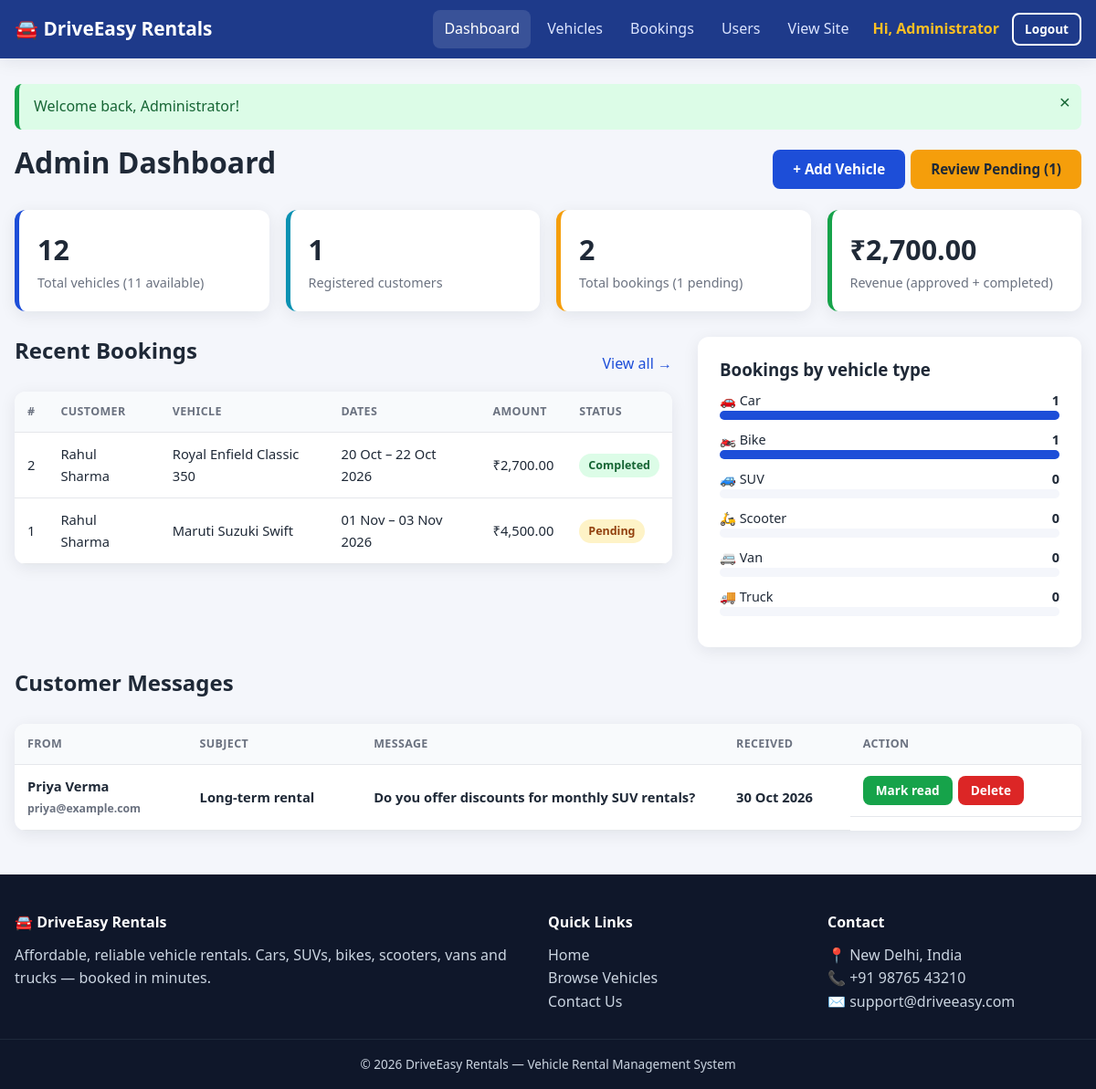
/admin/index.php (signed in), run on the app's committed database.
### tables this page shows
CREATE TABLE bookings (
    id INT AUTO_INCREMENT PRIMARY KEY,
    user_id INT NOT NULL,
    vehicle_id INT NOT NULL,
    start_date DATE NOT NULL,
    end_date DATE NOT NULL,
    total_days INT NOT NULL,
    total_amount DECIMAL(10,2) NOT NULL,
    pickup_location VARCHAR(150) NOT NULL,
    status ENUM('pending','approved','rejected','cancelled','completed') NOT NULL DEFAULT 'pending',
    created_at TIMESTAMP DEFAULT CURRENT_TIMESTAMP,
    FOREIGN KEY (user_id) REFERENCES users(id) ON DELETE CASCADE,
    FOREIGN KEY (vehicle_id) REFERENCES vehicles(id) ON DELETE CASCADE
);

CREATE TABLE users (
    id INT AUTO_INCREMENT PRIMARY KEY,
    name VARCHAR(100) NOT NULL,
    email VARCHAR(150) NOT NULL UNIQUE,
    phone VARCHAR(15) NOT NULL,
    password VARCHAR(255) NOT NULL,
    role ENUM('user','admin') NOT NULL DEFAULT 'user',
    created_at TIMESTAMP DEFAULT CURRENT_TIMESTAMP
);

CREATE TABLE vehicles (
    id INT AUTO_INCREMENT PRIMARY KEY,
    name VARCHAR(100) NOT NULL,
    brand VARCHAR(60) NOT NULL,
    type ENUM('Car','SUV','Bike','Scooter','Van','Truck') NOT NULL,
    fuel ENUM('Petrol','Diesel','Electric','CNG','Hybrid') NOT NULL,
    transmission ENUM('Manual','Automatic') NOT NULL,
    seats TINYINT NOT NULL,
    reg_number VARCHAR(20) NOT NULL UNIQUE,
    price_per_day DECIMAL(10,2) NOT NULL,
    image VARCHAR(255) DEFAULT NULL,
    description TEXT,
    status ENUM('available','maintenance') NOT NULL DEFAULT 'available',
    created_at TIMESTAMP DEFAULT CURRENT_TIMESTAMP
);

CREATE TABLE messages (
    id INT AUTO_INCREMENT PRIMARY KEY,
    name VARCHAR(100) NOT NULL,
    email VARCHAR(150) NOT NULL,
    subject VARCHAR(150) NOT NULL,
    message TEXT NOT NULL,
    is_read TINYINT(1) NOT NULL DEFAULT 0,
    created_at TIMESTAMP DEFAULT CURRENT_TIMESTAMP
);

### admin/index.php (the view, shortened to what this page needs)
<?php
require_once '../config/db.php';
$s = $pdo->query("SELECT
    (SELECT COUNT(*) FROM vehicles) AS vehicles,
    (SELECT COUNT(*) FROM vehicles WHERE status='available') AS available,
    (SELECT COUNT(*) FROM users WHERE role='user') AS users,
    (SELECT COUNT(*) FROM bookings) AS bookings,
    (SELECT COUNT(*) FROM bookings WHERE status='pending') AS pending,
    (SELECT COALESCE(SUM(total_amount),0) FROM bookings WHERE status IN ('approved','completed')) AS revenue
")->fetch();
$recent = $pdo->query("SELECT b.*, u.name AS customer, v.brand, v.name AS vname
                       FROM bookings b JOIN users u ON u.id=b.user_id JOIN vehicles v ON v.id=b.vehicle_id
                       ORDER BY b.created_at DESC, b.id DESC LIMIT 6")->fetchAll();
$byType = $pdo->query("SELECT v.type, COUNT(b.id) AS cnt FROM vehicles v
                       LEFT JOIN bookings b ON b.vehicle_id = v.id GROUP BY v.type ORDER BY cnt DESC")->fetchAll();
$maxType = max(1, max(array_column($byType, 'cnt') ?: [1]));
$messages = $pdo->query('SELECT * FROM messages ORDER BY created_at DESC LIMIT 5')->fetchAll();
include '../includes/header.php';
?>
<div class="toolbar">
    <h1>Admin Dashboard</h1>
    <div class="actions">
        <a href="vehicle_form.php" class="btn btn-primary">+ Add Vehicle</a>
        <a href="bookings.php?status=pending" class="btn btn-accent">Review Pending (<?= (int)$s['pending'] ?>)</a>
    </div>
</div>
<div class="stats">
    <div class="stat"><div class="num"><?= (int)$s['vehicles'] ?></div><div class="label">Total vehicles (<?= (int)$s['available'] ?> available)</div></div>
    <div class="stat cyan"><div class="num"><?= (int)$s['users'] ?></div><div class="label">Registered customers</div></div>
    <div class="stat amber"><div class="num"><?= (int)$s['bookings'] ?></div><div class="label">Total bookings (<?= (int)$s['pending'] ?> pending)</div></div>
    <div class="stat green"><div class="num"><?= money($s['revenue']) ?></div><div class="label">Revenue (approved + completed)</div></div>
</div>
<div class="details">
    <div>
        <div class="section-title"><h2>Recent Bookings</h2><a href="bookings.php">View all →</a></div>
        <div class="table-wrap">
            <table class="data">
                <thead><tr><th>#</th><th>Customer</th><th>Vehicle</th><th>Dates</th><th>Amount</th><th>Status</th></tr></thead>
                <tbody>
                <?php foreach ($recent as $b): ?>
                    <tr>
                        <td><?= (int)$b['id'] ?></td>
                        <td><?= e($b['customer']) ?></td>
                        <td><?= e($b['brand'] . ' ' . $b['vname']) ?></td>
                        <td><?= date('d M', strtotime($b['start_date'])) ?> – <?= date('d M Y', strtotime($b['end_date'])) ?></td>
                        <td><?= money($b['total_amount']) ?></td>
                        <td><?= status_badge($b['status']) ?></td>
                    </tr>
                <?php endforeach; ?>
                </tbody>
            </table>
        </div>
    </div>
    <div>
        <div class="info-box">
            <h3>Bookings by vehicle type</h3>
            <?php foreach ($byType as $t): ?>
                <div style="margin:10px 0">
                    <div style="display:flex;justify-content:space-between;font-size:.9rem"><span><?= vehicle_icon($t['type']) ?> <?= e($t['type']) ?></span><strong><?= (int)$t['cnt'] ?></strong></div>
                    <div style="background:var(--bg);border-radius:6px;height:10px"><div style="width:<?= round($t['cnt'] / $maxType * 100) ?>%;background:var(--primary);height:10px;border-radius:6px"></div></div>
                </div>
            <?php endforeach; ?>
        </div>
    </div>
</div>
<div class="section-title mt"><h2>Customer Messages</h2></div>
<?php if ($messages): ?>
<div class="table-wrap">
    <table class="data">
        <thead><tr><th>From</th><th>Subject</th><th>Message</th><th>Received</th><th>Action</th></tr></thead>
        <tbody>
        <?php foreach ($messages as $m): ?>
            <tr style="<?= $m['is_read'] ? '' : 'font-weight:600' ?>">
                <td><?= e($m['name']) ?><br><small class="muted"><?= e($m['email']) ?></small></td>
                <td><?= e($m['subject']) ?></td>
                <td style="max-width:320px"><?= e($m['message']) ?></td>
                <td><?= date('d M Y', strtotime($m['created_at'])) ?></td>
                <td class="actions">
                    <?php if (!$m['is_read']): ?>
                    <form method="post"><button class="btn btn-success btn-sm">Mark read</button></form>
                    <?php endif; ?>
                    <form method="post"><button class="btn btn-danger btn-sm" data-confirm="Delete this message?">Delete</button></form>
                </td>
            </tr>
        <?php endforeach; ?>
        </tbody>
    </table>
</div>
<?php else: ?><div class="empty">No messages.</div><?php endif; ?>
<?php include '../includes/footer.php'; ?>

### includes/functions.php (shortened to what this page needs)
<?php
function e($str) {
    return htmlspecialchars((string)$str, ENT_QUOTES, 'UTF-8');
}
function money($amount) {
    return '₹' . number_format((float)$amount, 2);
}
function show_flash() {
    foreach ($_SESSION['flash'] as $f) {
        echo '<div class="alert alert-' . e($f['type']) . '">' . e($f['msg']) . '<button class="alert-close" aria-label="Close">&times;</button></div>';
    }
}
function vehicle_icon($type) {
    $icons = ['Car' => '🚗', 'SUV' => '🚙', 'Bike' => '🏍️', 'Scooter' => '🛵', 'Van' => '🚐', 'Truck' => '🚚'];
    return $icons[$type] ?? '🚘';
}
function status_badge($status) {
    return '<span class="badge badge-' . e($status) . '">' . e(ucfirst($status)) . '</span>';
}

### assets/css/style.css (style rules this page uses)
:root { --primary: #1d4ed8; --primary-dark: #1e3a8a; --accent: #f59e0b; --success: #16a34a; --danger: #dc2626; --warning: #d97706; --info: #0891b2; --bg: #f4f6fb; --card: #ffffff; --text: #1f2937; --muted: #6b7280; --border: #e5e7eb; --radius: 12px; --shadow: 0 4px 18px rgba(15, 23, 42, .08); }
* { box-sizing: border-box; margin: 0; padding: 0; }
html { scroll-behavior: smooth; }
body { font-family: "Segoe UI", Roboto, Helvetica, Arial, sans-serif; background: var(--bg); color: var(--text); line-height: 1.6; display: flex; flex-direction: column; min-height: 100vh; }
a { color: var(--primary); text-decoration: none; }
h1, h2, h3 { line-height: 1.25; margin-bottom: .5em; }
.muted { color: var(--muted); }
.mt { margin-top: 24px; }
.btn { display: inline-block; padding: 10px 20px; border-radius: 8px; border: 2px solid transparent; font-size: .95rem; font-weight: 600; cursor: pointer; transition: .2s; text-align: center; font-family: inherit; line-height: 1.2; }
.btn-sm { padding: 6px 12px; font-size: .85rem; }
.btn-primary { background: var(--primary); color: #fff !important; }
.btn-accent { background: var(--accent); color: #1f2937 !important; }
.btn-success { background: var(--success); color: #fff; }
.btn-danger { background: var(--danger); color: #fff; }
.alert { padding: 12px 44px 12px 16px; border-radius: 8px; margin-bottom: 16px; position: relative; border-left: 5px solid; }
.alert-success { background: #dcfce7; color: #166534; border-color: var(--success); }
.alert-close { position: absolute; right: 12px; top: 8px; background: none; border: 0; font-size: 1.3rem; cursor: pointer; color: inherit; }
.section-title { display: flex; justify-content: space-between; align-items: end; flex-wrap: wrap; gap: 10px; margin-bottom: 18px; }
.badge { display: inline-block; padding: 3px 10px; border-radius: 20px; font-size: .78rem; font-weight: 600; text-transform: capitalize; }
.badge-available, .badge-approved, .badge-completed { background: #dcfce7; color: #166534; }
.badge-pending { background: #fef3c7; color: #92400e; }
.details { display: grid; grid-template-columns: 1.4fr 1fr; gap: 28px; }
.table-wrap { overflow-x: auto; background: var(--card); border-radius: var(--radius); box-shadow: var(--shadow); }
table.data { width: 100%; border-collapse: collapse; min-width: 720px; }
table.data th, table.data td { padding: 12px 14px; text-align: left; border-bottom: 1px solid var(--border); font-size: .92rem; vertical-align: middle; }
table.data th { background: #f8fafc; font-weight: 600; color: var(--muted); text-transform: uppercase; font-size: .78rem; letter-spacing: .03em; }
.actions { display: flex; gap: 6px; flex-wrap: wrap; }
.actions form { display: inline; }
.stats { display: grid; grid-template-columns: repeat(auto-fit, minmax(200px, 1fr)); gap: 18px; margin-bottom: 28px; }
.stat { background: var(--card); padding: 20px; border-radius: var(--radius); box-shadow: var(--shadow); border-left: 5px solid var(--primary); }
.stat .num { font-size: 1.9rem; font-weight: 700; }
.stat .label { color: var(--muted); font-size: .9rem; }
.stat.green { border-color: var(--success); }
.stat.amber { border-color: var(--accent); }
.stat.cyan { border-color: var(--info); }
.toolbar { display: flex; justify-content: space-between; align-items: center; gap: 10px; flex-wrap: wrap; margin-bottom: 16px; }
.info-box { background: var(--card); padding: 24px; border-radius: var(--radius); box-shadow: var(--shadow); }

### data on the page
bookings: id "2", user.name "Rahul Sharma", vehicle.name "Royal Enfield Classic 350", start_date "20 Oct", end_date "22 Oct 2026", total_amount "₹2,700.00", status "Completed"
bookings: id "1", user.name "Rahul Sharma", vehicle.name "Maruti Suzuki Swift", start_date "01 Nov", end_date "03 Nov 2026", total_amount "₹4,500.00", status "Pending"
messages: name "Priya Verma", email "priya@example.com", subject "Long-term rental", message "Do you offer discounts for monthly SUV rentals?", created_at "30 Oct 2026"

### other printed values
APP_NAME "DriveEasy Rentals"
explode(' ', current_user()['name'])[0] "Administrator"
$f['msg'] "Welcome back, Administrator!"
$s['pending'] "1"
$s['vehicles'] "12"
$s['available'] "11"
$s['users'] "1"
$s['bookings'] "2"
money($s['revenue']) "₹2,700.00"
vehicle_icon($t['type']) "🚗"
$t['type'] "Car"
$t['cnt'] "1"
vehicle_icon($t['type']) "🏍️"
$t['type'] "Bike"
vehicle_icon($t['type']) "🚙"
